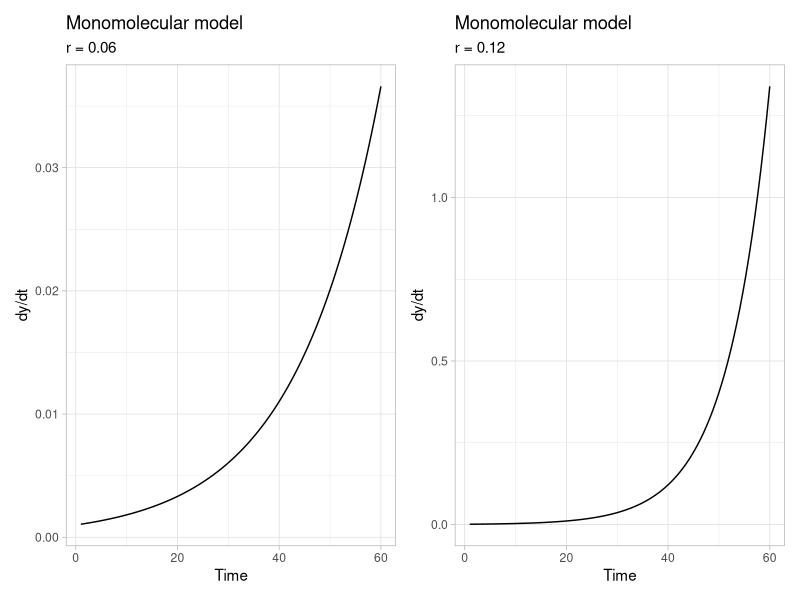
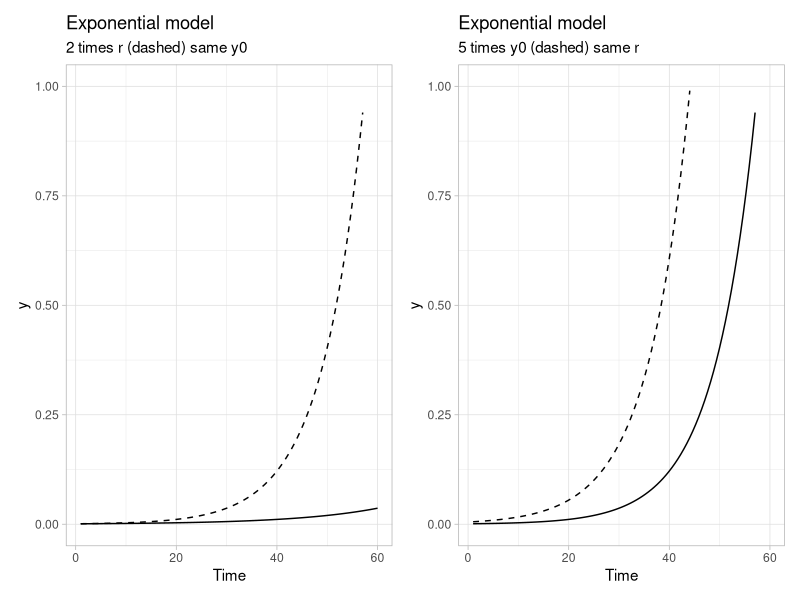
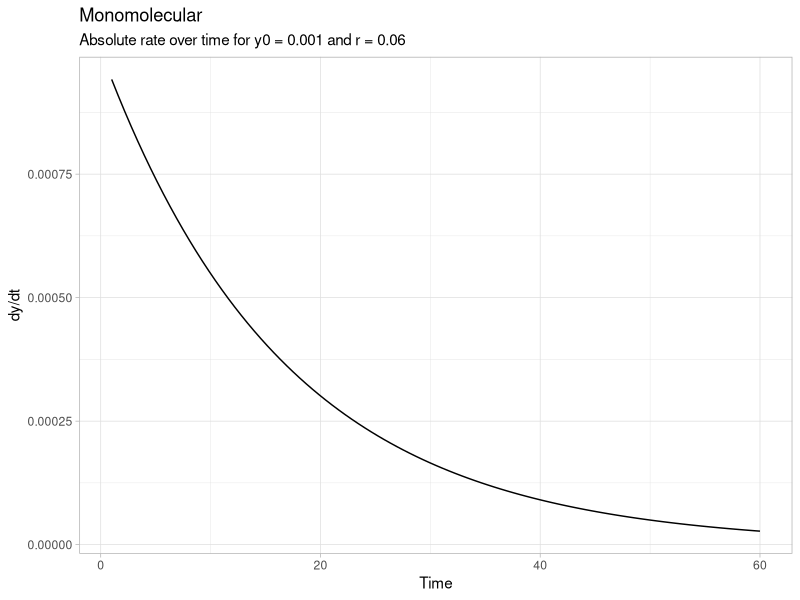
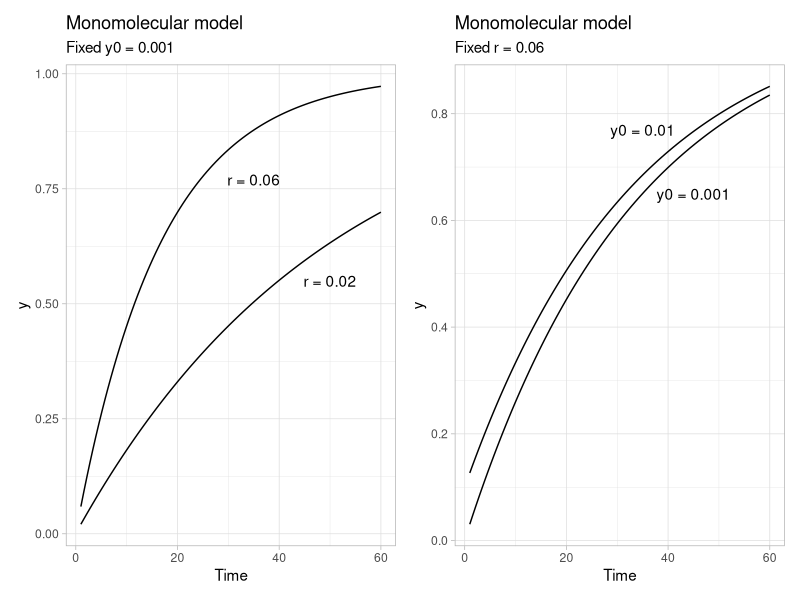
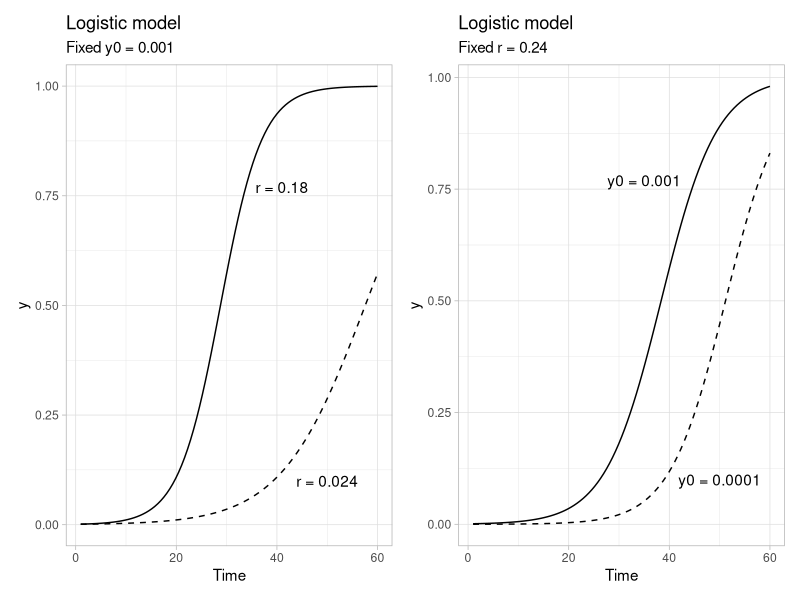
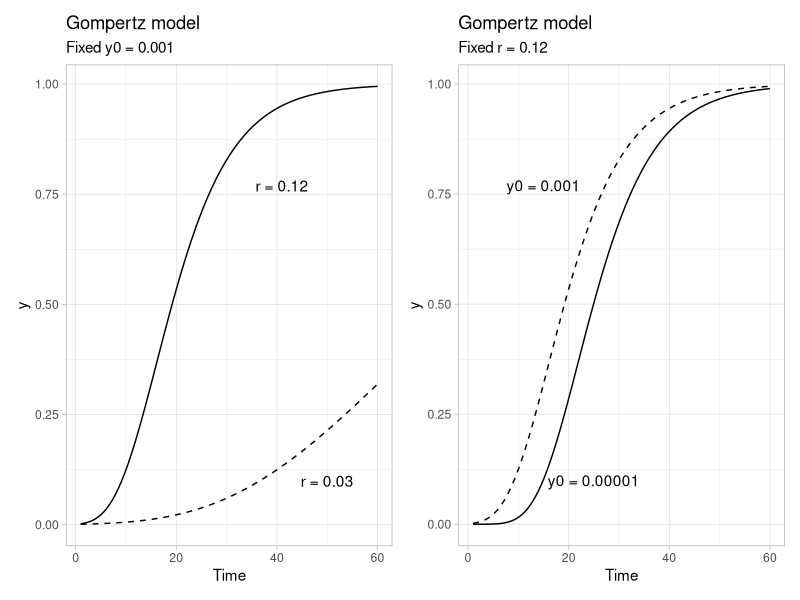

R code for these plots, in order:
## ---- chunk 1
library(tidyverse)
library(ggthemes)
library(patchwork)
theme_set(theme_light())
knitr::opts_chunk$set(echo=TRUE, warning=FALSE, message=FALSE)
## ---- chunk 2
y0 <- 0.001 
r <- 0.06 
tmax <- 60 # maximum duration t of the epidemics
dat <- data.frame(t = seq(1:tmax), y = seq(0:1)) # define the axes
## ---- chunk 3
p0 <- dat %>%
  ggplot(aes(t, y)) +
  stat_function(fun = function(t) y0 * exp(r * t)) +
  labs(
    y = "dy/dt",
    x = "Time",
    title = "Monomolecular model",
    subtitle ="r = 0.06"
  )

p01 <- dat %>%
  ggplot(aes(t, y)) +
  stat_function(fun = function(t) y0 * exp(r*2 * t)) +
  labs(
    y = "dy/dt",
    x = "Time",
    title = "Monomolecular model",
    subtitle ="r = 0.12"
  )
p0| p01


## ---- chunk 4

p1 <- dat %>%
  ggplot(aes(t, y)) +
  stat_function(fun = function(t) y0 * exp(r * t), linetype = 1) +
  stat_function(fun = function(t) y0 * exp(r * 2 * t), linetype = 2) +
  ylim(0, 1) +
  labs(
    title = "Exponential model",
    subtitle = "2 times r (dashed) same y0",
    x = "Time"
  )

## ---- chunk 5
p2 <- dat %>%
  ggplot(aes(t, y)) +
  stat_function(fun = function(t) y0 * exp(r * 2 * t), linetype = 1) +
  stat_function(fun = function(t) y0 * 5 * exp(r * 2 * t), linetype = 2) +
  ylim(0, 1) +
  labs(title = "Exponential model", x = "Time",
       subtitle = "5 times y0 (dashed) same r")

## ---- chunk 6
p1 | p2
## ---- chunk 7
dat %>%
  ggplot(aes(t, y)) +
  stat_function(fun = function(t) y0 * exp(-r * t)) +
  labs(y = "dy/dt", x = "Time", title = "Monomolecular",
       subtitle = "Absolute rate over time for y0 = 0.001 and r = 0.06")
  
## ---- chunk 8

p3 <- dat %>%
  ggplot(aes(t, y)) +
  stat_function(fun = function(t) 1 - ((1 - y0) * exp(-r * t))) +
  stat_function(fun = function(t) 1 - ((1 - y0) * exp(-(r / 3) * t))) +
  labs(title = "Monomolecular model",
         subtitle = "Fixed y0 = 0.001", x = "Time"
       ) +
  annotate(geom = "text", x = 35, y = 0.77, label = "r = 0.06") +
  annotate(geom = "text", x = 50, y = 0.55, label = "r = 0.02")

p4 <- dat %>%
  ggplot(aes(t, y)) +
  stat_function(fun = function(t) 1 - ((1 - y0) * exp(-r / 2 * t))) +
  stat_function(fun = function(t) 1 - ((1 - (y0 * 100)) * exp(-r / 2 * t))) +
  labs(title = "Monomolecular model", 
       subtitle = "Fixed r = 0.06", x = "Time") +
  annotate(geom = "text", x = 35, y = 0.77, label = "y0 = 0.01") +
  annotate(geom = "text", x = 45, y = 0.65, label = "y0 = 0.001")

p3 | p4
## ---- chunk 9
p5 <- dat %>%
  ggplot(aes(t, y)) +
  stat_function(
    linetype = 2,
    fun = function(t) 1 / (1 + ((1 - y0) / y0) * exp(-r * 2 * t))
  ) +
  stat_function(fun = function(t) 1 / (1 + ((1 - y0) / y0) * exp(-r * 4 * t))) +
  labs(title = "Logistic model", subtitle = "Fixed y0 = 0.001", x = "Time") +
  annotate(geom = "text", x = 41, y = 0.77, label = "r = 0.18") +
  annotate(geom = "text", x = 50, y = 0.10, label = "r = 0.024")


p6 <- dat %>%
  ggplot(aes(t, y)) +
  stat_function(
    linetype = 2,
    fun = function(t) 1 / (1 + ((1 - (y0 / 10)) / (y0 / 10)) * exp(-r * 3 * t))
  ) +
  stat_function(fun = function(t) 1 / (1 + ((1 - y0) / y0) * exp(-r * 3 * t))) +
  labs(title = "Logistic model", subtitle = "Fixed r = 0.24", x = "Time") +
  annotate(geom = "text", x = 35, y = 0.77, label = "y0 = 0.001") +
  annotate(geom = "text", x = 50, y = 0.10, label = "y0 = 0.0001")


p5 | p6
## ---- chunk 10
p7 <- dat %>%
  ggplot(aes(t, y)) +
  stat_function(
    linetype = 2,
    fun = function(t) exp(log(y0) * exp(-r/2 * t))
  ) +
  stat_function(fun = function(t) exp(log(y0) * exp(-r*2 * t))) +
  labs(title = "Gompertz model", subtitle = "Fixed y0 = 0.001", x = "Time") +
  annotate(geom = "text", x = 41, y = 0.77, label = "r = 0.12") +
  annotate(geom = "text", x = 50, y = 0.10, label = "r = 0.03")


p8 <- dat %>%
  ggplot(aes(t, y)) +
  stat_function(
    linetype = 2,
    fun = function(t) exp(log(y0) * exp(-r*2 * t))
  ) +
  stat_function(fun = function(t) exp(log(y0/1000) * exp(-r*2 * t))) +
  labs(title = "Gompertz model", subtitle = "Fixed r = 0.12", x = "Time") +
  annotate(geom = "text", x = 15, y = 0.77, label = "y0 = 0.001") +
  annotate(geom = "text", x = 25, y = 0.10, label = "y0 = 0.00001")


p7 | p8

